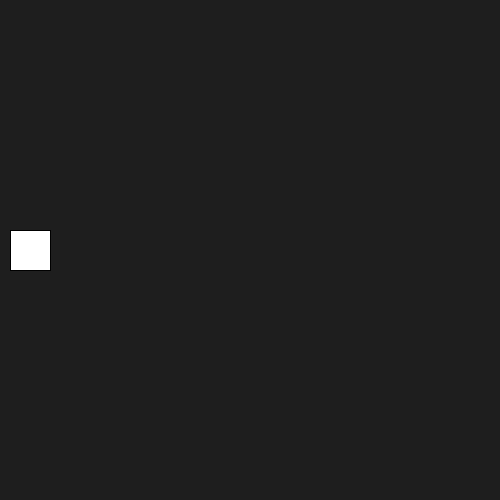
Frame 1 (no input)
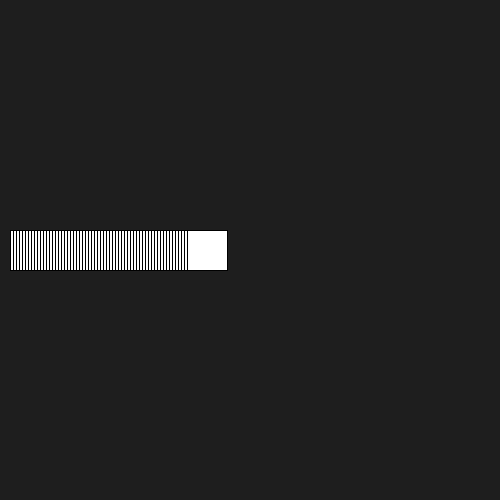
Frame 60 (the mouse pressed at the canvas centre just before this capture)
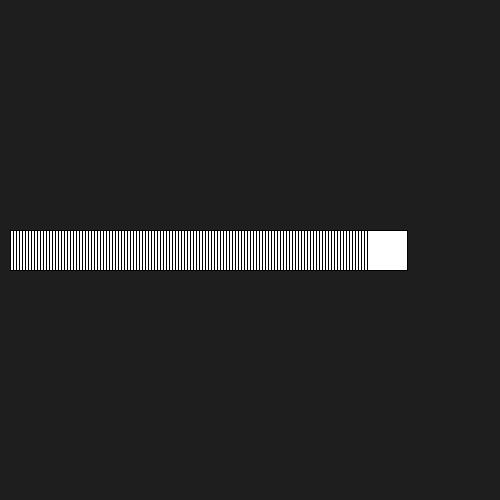
Frame 120 (the mouse held since frame 60 and released just before this capture)

The Processing sketch that drew these frames (run headless with seeded random() and noise(); from frame 60 on, the mouse is pressed at the canvas centre):

// Processing sketch: firstAnimation
// ── firstAnimation.pde
void setup() {
  size(500, 500);
  // hier, oder in draw?
  background(30);
}

float x = 10;

void draw() {
  // 1. zeichnen
  rect(x, 230, 40, 40);
  // 2. bewegen
  x = x + 3;
}
